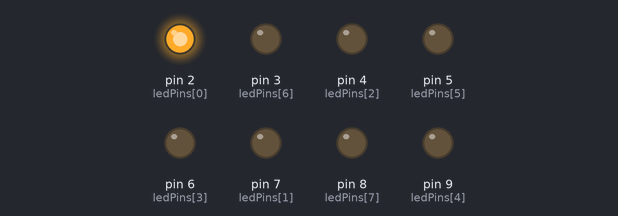
A sketch run on a simulated Arduino Uno, built with avr-gcc and run on an emulated ATmega328P. Parts: output pins drawn as LEDs (lit = HIGH).

Above: at 0.05 s.
At 0.65 s:
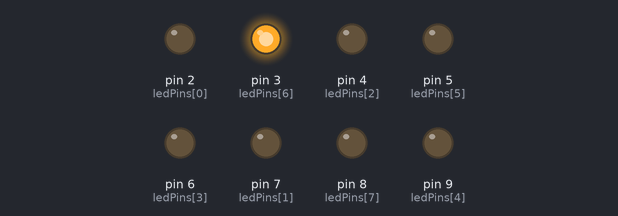
At 1.25 s:
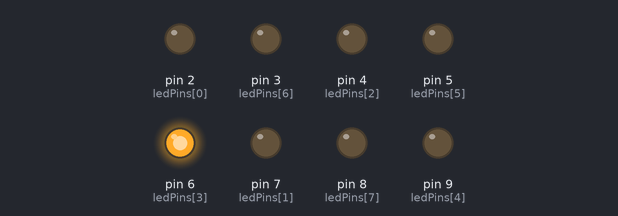
At 1.75 s:
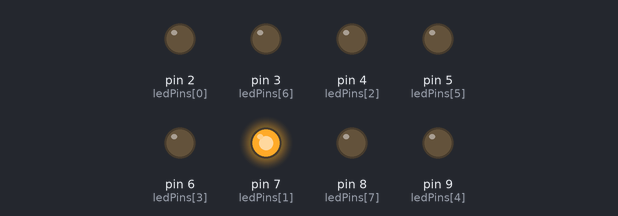
At 2.4 s:
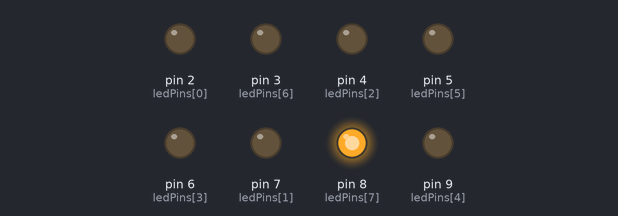
At 3.45 s:
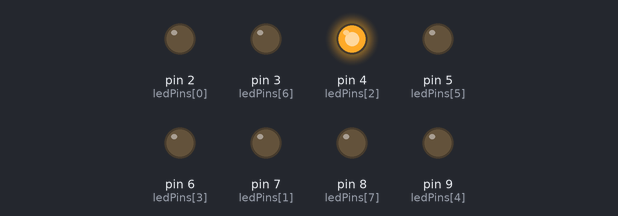
Timing chart, 0 to 3.8 s (numbered marks = the images above):
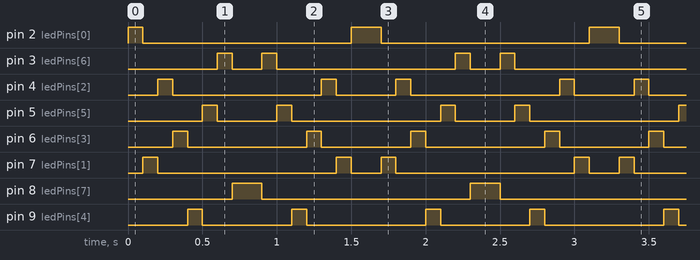

The sketch:

ARRAY_LED.ino
```cpp
int timer = 100;
int ledPins[] = { 2, 7, 4, 6,9, 5, 3,8};
int pinCount = 8;

void setup() {
   for (int thisPin = 0; thisPin < pinCount; thisPin++) {
    pinMode(ledPins[thisPin], OUTPUT);
   }

 }

void loop() {
  for (int thisPin = 0; thisPin < pinCount; thisPin++) {
    digitalWrite(ledPins[thisPin], HIGH);
    delay(timer);
    digitalWrite(ledPins[thisPin], LOW);
  }


  for (int thisPin = pinCount - 1; thisPin >= 0; thisPin--) {
    digitalWrite(ledPins[thisPin], HIGH);
    delay(timer);
    digitalWrite(ledPins[thisPin], LOW);
  }

}
```

Measured:
- by itself, pin 2 (ledPins[0]): repeats every 1.6 s: LOW 1.4 s, HIGH 0.20 s
- by itself, pin 3 (ledPins[6]): repeats every 1.6 s: LOW 0.20 s, HIGH 0.10 s, LOW 1.2 s, HIGH 0.10 s
- by itself, pin 4 (ledPins[2]): repeats every 1.6 s: LOW 1.0 s, HIGH 0.10 s, LOW 0.40 s, HIGH 0.10 s
- by itself, pin 5 (ledPins[5]): repeats every 1.6 s: LOW 0.40 s, HIGH 0.10 s, LOW 1.0 s, HIGH 0.10 s
- by itself, pin 6 (ledPins[3]): repeats every 1.6 s: LOW 0.80 s, HIGH 0.10 s, LOW 0.60 s, HIGH 0.10 s
- by itself, pin 7 (ledPins[1]): repeats every 1.6 s: LOW 1.2 s, HIGH 0.10 s, LOW 0.20 s, HIGH 0.10 s
- by itself, pin 8 (ledPins[7]): alternates HIGH for 0.20 s and LOW for 1.4 s
- by itself, pin 9 (ledPins[4]): repeats every 1.6 s: LOW 0.60 s, HIGH 0.10 s, LOW 0.80 s, HIGH 0.10 s
